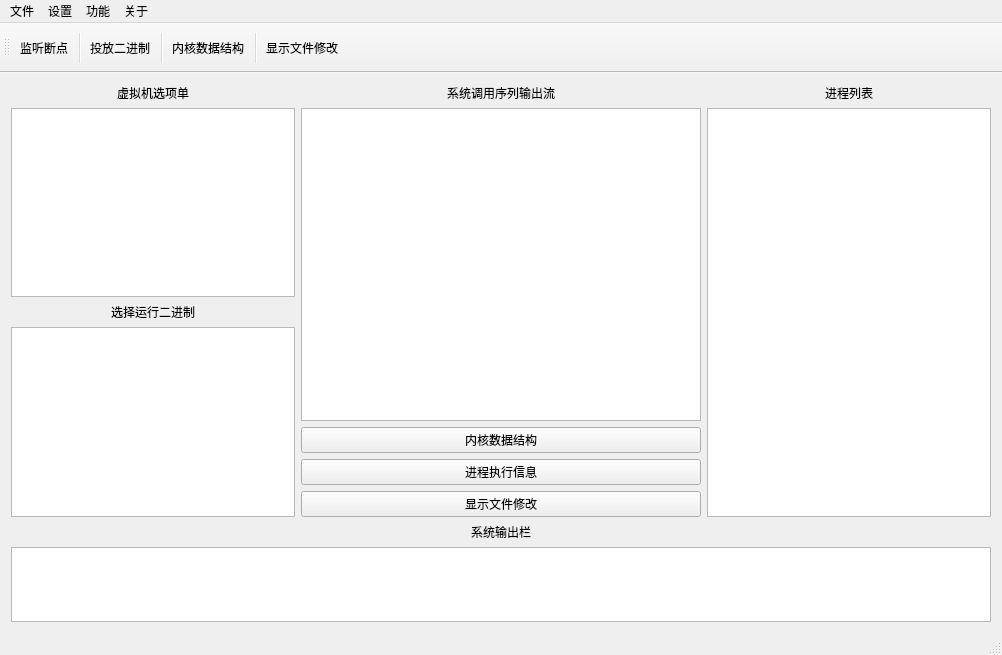
<?xml version="1.0" encoding="UTF-8"?>
<ui version="4.0">
 <class>MainWindow</class>
 <widget class="QMainWindow" name="MainWindow">
  <property name="windowModality">
   <enum>Qt::ApplicationModal</enum>
  </property>
  <property name="geometry">
   <rect>
    <x>0</x>
    <y>0</y>
    <width>1002</width>
    <height>655</height>
   </rect>
  </property>
  <property name="minimumSize">
   <size>
    <width>0</width>
    <height>0</height>
   </size>
  </property>
  <property name="maximumSize">
   <size>
    <width>16777215</width>
    <height>16777215</height>
   </size>
  </property>
  <property name="windowTitle">
   <string>aquarium (水族馆)</string>
  </property>
  <property name="windowIcon">
   <iconset resource="myres.qrc">
    <normaloff>:/new/icon/res/icon/FTS.ico</normaloff>
    <normalon>:/new/icon/res/icon/FTS.ico</normalon>:/new/icon/res/icon/FTS.ico</iconset>
  </property>
  <widget class="QWidget" name="centralWidget">
   <layout class="QGridLayout" name="gridLayout">
    <item row="0" column="0">
     <layout class="QGridLayout" name="gridLayout_2">
      <item row="3" column="0" colspan="3">
       <widget class="QTextBrowser" name="textBrowser">
        <property name="maximumSize">
         <size>
          <width>16777215</width>
          <height>80</height>
         </size>
        </property>
       </widget>
      </item>
      <item row="2" column="0" colspan="3">
       <widget class="QLabel" name="label_5">
        <property name="text">
         <string>系统输出栏</string>
        </property>
        <property name="alignment">
         <set>Qt::AlignCenter</set>
        </property>
       </widget>
      </item>
      <item row="1" column="1">
       <layout class="QVBoxLayout" name="verticalLayout_3">
        <item>
         <widget class="QTextBrowser" name="textBrowser_2">
          <property name="minimumSize">
           <size>
            <width>400</width>
            <height>0</height>
           </size>
          </property>
         </widget>
        </item>
        <item>
         <layout class="QVBoxLayout" name="verticalLayout_4">
          <item>
           <widget class="QPushButton" name="pushButton_2">
            <property name="text">
             <string>内核数据结构</string>
            </property>
           </widget>
          </item>
          <item>
           <widget class="QPushButton" name="pushButton_3">
            <property name="text">
             <string>进程执行信息</string>
            </property>
           </widget>
          </item>
          <item>
           <widget class="QPushButton" name="pushButton">
            <property name="text">
             <string>显示文件修改</string>
            </property>
           </widget>
          </item>
         </layout>
        </item>
       </layout>
      </item>
      <item row="1" column="0">
       <layout class="QVBoxLayout" name="verticalLayout_2">
        <item>
         <widget class="QTreeView" name="treeView">
          <property name="minimumSize">
           <size>
            <width>0</width>
            <height>0</height>
           </size>
          </property>
          <property name="maximumSize">
           <size>
            <width>300</width>
            <height>16777215</height>
           </size>
          </property>
         </widget>
        </item>
        <item>
         <widget class="QLabel" name="label_4">
          <property name="text">
           <string>选择运行二进制</string>
          </property>
          <property name="alignment">
           <set>Qt::AlignCenter</set>
          </property>
         </widget>
        </item>
        <item>
         <widget class="QTreeView" name="treeView_bin">
          <property name="maximumSize">
           <size>
            <width>300</width>
            <height>16777215</height>
           </size>
          </property>
         </widget>
        </item>
       </layout>
      </item>
      <item row="1" column="2">
       <widget class="QTreeView" name="treeView_2"/>
      </item>
      <item row="0" column="2">
       <widget class="QLabel" name="label_3">
        <property name="text">
         <string>进程列表</string>
        </property>
        <property name="alignment">
         <set>Qt::AlignCenter</set>
        </property>
       </widget>
      </item>
      <item row="0" column="1">
       <widget class="QLabel" name="label">
        <property name="text">
         <string>系统调用序列输出流</string>
        </property>
        <property name="alignment">
         <set>Qt::AlignCenter</set>
        </property>
       </widget>
      </item>
      <item row="0" column="0">
       <widget class="QLabel" name="label_2">
        <property name="text">
         <string>虚拟机选项单</string>
        </property>
        <property name="alignment">
         <set>Qt::AlignCenter</set>
        </property>
       </widget>
      </item>
     </layout>
    </item>
   </layout>
  </widget>
  <widget class="QMenuBar" name="menuBar">
   <property name="geometry">
    <rect>
     <x>0</x>
     <y>0</y>
     <width>1002</width>
     <height>26</height>
    </rect>
   </property>
   <widget class="QMenu" name="menu">
    <property name="title">
     <string>文件</string>
    </property>
    <addaction name="action"/>
    <addaction name="separator"/>
    <addaction name="action_3"/>
   </widget>
   <widget class="QMenu" name="menu_2">
    <property name="title">
     <string>设置</string>
    </property>
    <addaction name="action_8"/>
   </widget>
   <widget class="QMenu" name="menu_3">
    <property name="title">
     <string>关于</string>
    </property>
    <addaction name="action_5"/>
    <addaction name="separator"/>
    <addaction name="action_7"/>
   </widget>
   <widget class="QMenu" name="menugongneng">
    <property name="title">
     <string>功能</string>
    </property>
    <addaction name="action_9"/>
    <addaction name="separator"/>
    <addaction name="action_11"/>
    <addaction name="separator"/>
    <addaction name="action_13"/>
    <addaction name="separator"/>
    <addaction name="action_15"/>
   </widget>
   <addaction name="menu"/>
   <addaction name="menu_2"/>
   <addaction name="menugongneng"/>
   <addaction name="menu_3"/>
  </widget>
  <widget class="QToolBar" name="mainToolBar">
   <property name="minimumSize">
    <size>
     <width>0</width>
     <height>50</height>
    </size>
   </property>
   <attribute name="toolBarArea">
    <enum>TopToolBarArea</enum>
   </attribute>
   <attribute name="toolBarBreak">
    <bool>false</bool>
   </attribute>
   <addaction name="listing"/>
   <addaction name="separator"/>
   <addaction name="action_2"/>
   <addaction name="separator"/>
   <addaction name="action_4"/>
   <addaction name="separator"/>
   <addaction name="action_6"/>
  </widget>
  <widget class="QStatusBar" name="statusBar"/>
  <action name="listing">
   <property name="checkable">
    <bool>true</bool>
   </property>
   <property name="icon">
    <iconset resource="myres.qrc">
     <normaloff>:/new/icon/res/icon/apps_listen_72px_547520_easyicon.net.ico</normaloff>:/new/icon/res/icon/apps_listen_72px_547520_easyicon.net.ico</iconset>
   </property>
   <property name="text">
    <string>监听断点</string>
   </property>
   <property name="toolTip">
    <string>&lt;html&gt;&lt;head/&gt;&lt;body&gt;&lt;p&gt;监听&lt;/p&gt;&lt;/body&gt;&lt;/html&gt;</string>
   </property>
  </action>
  <action name="action">
   <property name="text">
    <string>导出log..</string>
   </property>
  </action>
  <action name="action_3">
   <property name="text">
    <string>退出</string>
   </property>
  </action>
  <action name="action_5">
   <property name="text">
    <string>帮助</string>
   </property>
  </action>
  <action name="action_7">
   <property name="text">
    <string>关于我们</string>
   </property>
  </action>
  <action name="action_2">
   <property name="icon">
    <iconset resource="myres.qrc">
     <normaloff>:/new/icon/res/icon/24_rightdown_24px_21142_easyicon.net.ico</normaloff>:/new/icon/res/icon/24_rightdown_24px_21142_easyicon.net.ico</iconset>
   </property>
   <property name="text">
    <string>投放二进制</string>
   </property>
   <property name="toolTip">
    <string>投放二进制</string>
   </property>
  </action>
  <action name="action_4">
   <property name="icon">
    <iconset resource="myres.qrc">
     <normaloff>:/new/icon/res/icon/list_128px_1205813_easyicon.net.ico</normaloff>:/new/icon/res/icon/list_128px_1205813_easyicon.net.ico</iconset>
   </property>
   <property name="text">
    <string>内核数据结构</string>
   </property>
   <property name="toolTip">
    <string>内核数据结构</string>
   </property>
  </action>
  <action name="action_6">
   <property name="icon">
    <iconset resource="myres.qrc">
     <normaloff>:/new/icon/res/icon/list_128px_1229342_easyicon.net.ico</normaloff>:/new/icon/res/icon/list_128px_1229342_easyicon.net.ico</iconset>
   </property>
   <property name="text">
    <string>显示文件修改</string>
   </property>
  </action>
  <action name="action_8">
   <property name="text">
    <string>设置延时</string>
   </property>
  </action>
  <action name="action_9">
   <property name="text">
    <string>监听</string>
   </property>
  </action>
  <action name="action_11">
   <property name="text">
    <string>投放二进制</string>
   </property>
  </action>
  <action name="action_13">
   <property name="text">
    <string>显示文件修改</string>
   </property>
  </action>
  <action name="action_15">
   <property name="text">
    <string>观察进程</string>
   </property>
  </action>
 </widget>
 <layoutdefault spacing="6" margin="11"/>
 <resources>
  <include location="myres.qrc"/>
 </resources>
 <connections/>
</ui>
